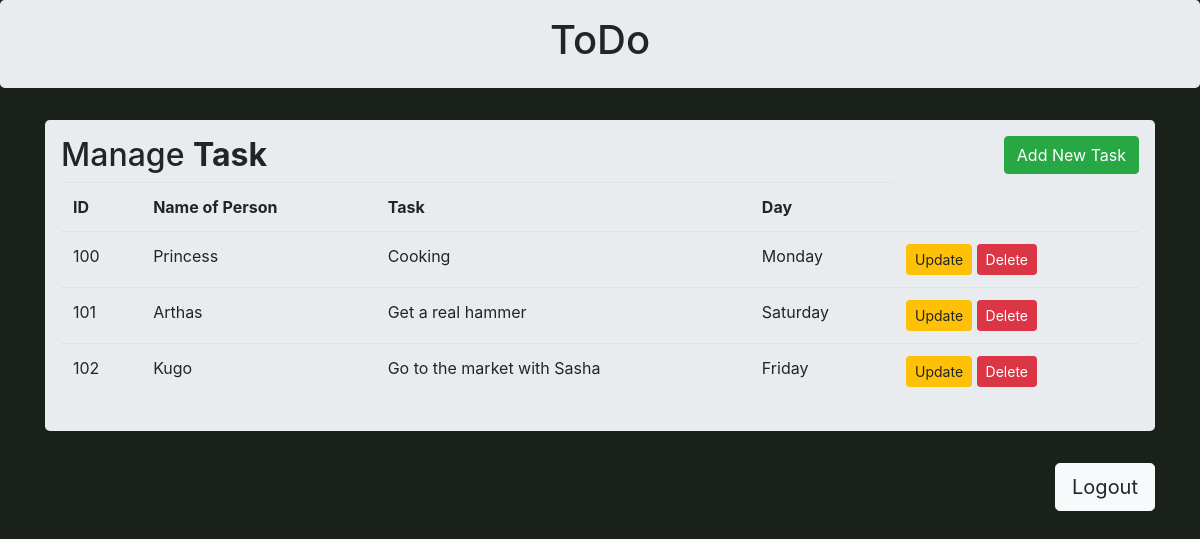
The page / (signed in) on the database its author committed.
### tables this page shows
CREATE TABLE TASKS (
    ID INTEGER PRIMARY KEY AUTOINCREMENT NOT NULL,
    PERSON_FOR_TASK VARCHAR(20),
    TASK_NAME VARCHAR(20) NOT NULL,
    DAY_OF_TASK VARCHAR(20) );

### main.py (the view)
@app.route('/', methods = ['GET','POST'])
def home():
    if 'username' in session:
        g.user = session ['username']
        all_task = model.get_all()
        return render_template('dashboard.html', tasks = all_task)
    return render_template('homepage.html')

### main.py (called while the page is built)
@app.before_request
def before_request():
    g.username = None
    if 'username' in session:
        g.username = session['username']

### model.py (called while the page is built)
def get_all():
    connection = sqlite3.connect('homework5.db', check_same_thread= False)
    cursor = connection.cursor()
    cursor.execute( """ SELECT * FROM TASKS; """)
    rows = cursor.fetchall()
    connection.commit()
    cursor.close()
    connection.close()
    return rows

### templates/dashboard.html (shortened to what this page needs)
{% extends 'base.html'%}
{% block body%}
<div class="container">
    <div class="row">
        <div class="col md-12">
            <div class="jumbotron p-3">
                <h2>Manage <b>Task </b> <button type="button" class="btn btn-success float-right" data-toggle="modal"
                        data-target="#mymodal">Add New Task</button> </h2>
                <table class="table table-hover table-ligth">
                    <tr>
                        <th>ID</th>
                        <th>Name of Person</th>
                        <th>Task</th>
                        <th>Day</th>
                    </tr>
                    {% for row in tasks%}
                    <tr>
                        <td>{{row[0]}}</td>
                        <td>{{row[1]}}</td>
                        <td>{{row[2]}}</td>
                        <td>{{row[3]}}</td>
                        <td>
                            <a href="/update/{{row[0]}}" class="btn btn-warning btn-sm" data-toggle="modal"
                                data-target="#modalupdate{{row[0]}}">Update</a>
                            <a href="/delete/{{row[0]}}" class="btn btn-danger btn-sm"
                                onclick="return confirm ('Are you sure that you want to delete it?')">Delete</a>
                        </td>
                    </tr>
                    {% endfor %}
                </table>
            </div>
        </div>
    </div>
    <form action="/" method="POST">
        <div class="logout">
            <a href="/logout" class="btn btn-light btn-lg float-right" role="button" aria-pressed="true">Logout</a>
        </div>
    </form>
</div>
{% endblock %}

### templates/base.html (shortened to what this page needs)
<!DOCTYPE html>
<html lang="en">
<head>
    <link rel="stylesheet" href="https://stackpath.bootstrapcdn.com/bootstrap/4.4.1/css/bootstrap.min.css">
</head>
<body style="background-color:#19211A;">
    {% block body %}
    {% endblock %}
</body>
</html>

### templates/header.html (shortened to what this page needs)
{% extends 'base.html' %}
{% block body%}
<div class="jumbotron p-3">
    <div class="well text-center">
        <h1>ToDo</h1>
    </div>
</div>
{% endblock %}

### rows shown on the page
TASKS: ID "100", PERSON_FOR_TASK "Princess", TASK_NAME "Cooking", DAY_OF_TASK "Monday"
TASKS: ID "101", PERSON_FOR_TASK "Arthas", TASK_NAME "Get a real hammer", DAY_OF_TASK "Saturday"
TASKS: ID "102", PERSON_FOR_TASK "Kugo", TASK_NAME "Go to the market with Sasha", DAY_OF_TASK "Friday"
